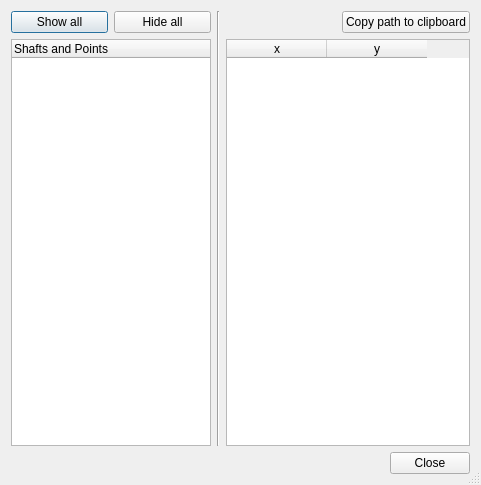
<?xml version="1.0" encoding="UTF-8"?>
<ui version="4.0">
 <class>Info_Dialog</class>
 <widget class="QDialog" name="Info_Dialog">
  <property name="enabled">
   <bool>true</bool>
  </property>
  <property name="geometry">
   <rect>
    <x>0</x>
    <y>0</y>
    <width>481</width>
    <height>485</height>
   </rect>
  </property>
  <property name="minimumSize">
   <size>
    <width>481</width>
    <height>485</height>
   </size>
  </property>
  <property name="windowTitle">
   <string>Path Result</string>
  </property>
  <property name="windowIcon">
   <iconset resource="../../icons.qrc">
    <normaloff>:/icons/data.png</normaloff>:/icons/data.png</iconset>
  </property>
  <property name="autoFillBackground">
   <bool>true</bool>
  </property>
  <property name="sizeGripEnabled">
   <bool>true</bool>
  </property>
  <property name="modal">
   <bool>true</bool>
  </property>
  <layout class="QVBoxLayout" name="verticalLayout_3">
   <item>
    <layout class="QHBoxLayout" name="horizontalLayout_2">
     <item>
      <layout class="QVBoxLayout" name="verticalLayout">
       <item>
        <layout class="QHBoxLayout" name="horizontalLayout_3">
         <item>
          <widget class="QPushButton" name="showAll">
           <property name="text">
            <string>Show all</string>
           </property>
          </widget>
         </item>
         <item>
          <widget class="QPushButton" name="hideAll">
           <property name="text">
            <string>Hide all</string>
           </property>
          </widget>
         </item>
        </layout>
       </item>
       <item>
        <widget class="QTreeWidget" name="pathTree">
         <property name="sizePolicy">
          <sizepolicy hsizetype="Fixed" vsizetype="Expanding">
           <horstretch>0</horstretch>
           <verstretch>0</verstretch>
          </sizepolicy>
         </property>
         <property name="maximumSize">
          <size>
           <width>200</width>
           <height>16777215</height>
          </size>
         </property>
         <column>
          <property name="text">
           <string>Shafts and Points</string>
          </property>
         </column>
        </widget>
       </item>
      </layout>
     </item>
     <item>
      <widget class="Line" name="line">
       <property name="orientation">
        <enum>Qt::Vertical</enum>
       </property>
      </widget>
     </item>
     <item>
      <layout class="QVBoxLayout" name="verticalLayout_2">
       <item>
        <layout class="QHBoxLayout" name="horizontalLayout_4">
         <item>
          <spacer name="horizontalSpacer">
           <property name="orientation">
            <enum>Qt::Horizontal</enum>
           </property>
           <property name="sizeHint" stdset="0">
            <size>
             <width>40</width>
             <height>20</height>
            </size>
           </property>
          </spacer>
         </item>
         <item>
          <widget class="QPushButton" name="copyPath">
           <property name="text">
            <string>Copy path to clipboard</string>
           </property>
          </widget>
         </item>
        </layout>
       </item>
       <item>
        <widget class="QTableWidget" name="path_data">
         <property name="editTriggers">
          <set>QAbstractItemView::NoEditTriggers</set>
         </property>
         <property name="tabKeyNavigation">
          <bool>false</bool>
         </property>
         <property name="selectionBehavior">
          <enum>QAbstractItemView::SelectRows</enum>
         </property>
         <property name="verticalScrollMode">
          <enum>QAbstractItemView::ScrollPerPixel</enum>
         </property>
         <property name="horizontalScrollMode">
          <enum>QAbstractItemView::ScrollPerPixel</enum>
         </property>
         <property name="sortingEnabled">
          <bool>true</bool>
         </property>
         <attribute name="horizontalHeaderDefaultSectionSize">
          <number>100</number>
         </attribute>
         <attribute name="horizontalHeaderMinimumSectionSize">
          <number>100</number>
         </attribute>
         <column>
          <property name="text">
           <string>x</string>
          </property>
         </column>
         <column>
          <property name="text">
           <string>y</string>
          </property>
         </column>
        </widget>
       </item>
      </layout>
     </item>
    </layout>
   </item>
   <item>
    <layout class="QHBoxLayout" name="horizontalLayout">
     <item>
      <spacer name="horizontalSpacer_2">
       <property name="orientation">
        <enum>Qt::Horizontal</enum>
       </property>
       <property name="sizeHint" stdset="0">
        <size>
         <width>40</width>
         <height>20</height>
        </size>
       </property>
      </spacer>
     </item>
     <item>
      <widget class="QDialogButtonBox" name="buttonBox">
       <property name="sizePolicy">
        <sizepolicy hsizetype="Fixed" vsizetype="Fixed">
         <horstretch>0</horstretch>
         <verstretch>0</verstretch>
        </sizepolicy>
       </property>
       <property name="whatsThis">
        <string>Click to exit</string>
       </property>
       <property name="orientation">
        <enum>Qt::Horizontal</enum>
       </property>
       <property name="standardButtons">
        <set>QDialogButtonBox::Close</set>
       </property>
      </widget>
     </item>
    </layout>
   </item>
  </layout>
  <zorder>copyPath</zorder>
 </widget>
 <resources>
  <include location="../../icons.qrc"/>
  <include location="../../icons.qrc"/>
  <include location="../../icons.qrc"/>
 </resources>
 <connections>
  <connection>
   <sender>buttonBox</sender>
   <signal>rejected()</signal>
   <receiver>Info_Dialog</receiver>
   <slot>reject()</slot>
   <hints>
    <hint type="sourcelabel">
     <x>316</x>
     <y>260</y>
    </hint>
    <hint type="destinationlabel">
     <x>286</x>
     <y>274</y>
    </hint>
   </hints>
  </connection>
 </connections>
</ui>
